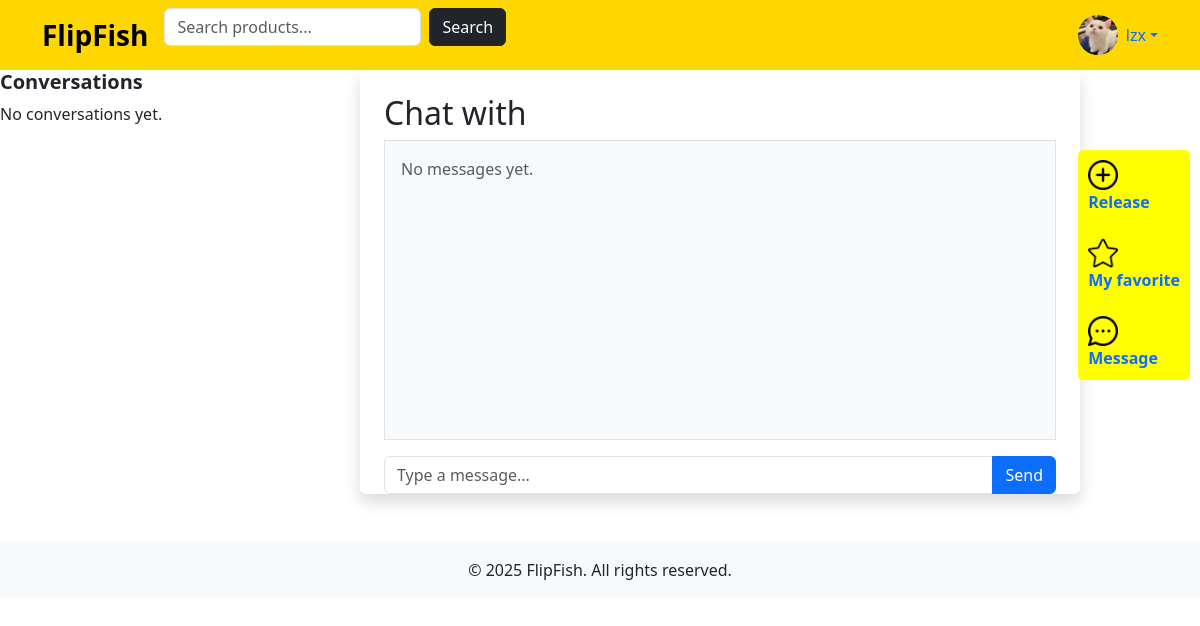
The app's page /message/chat/ (signed in), older data.
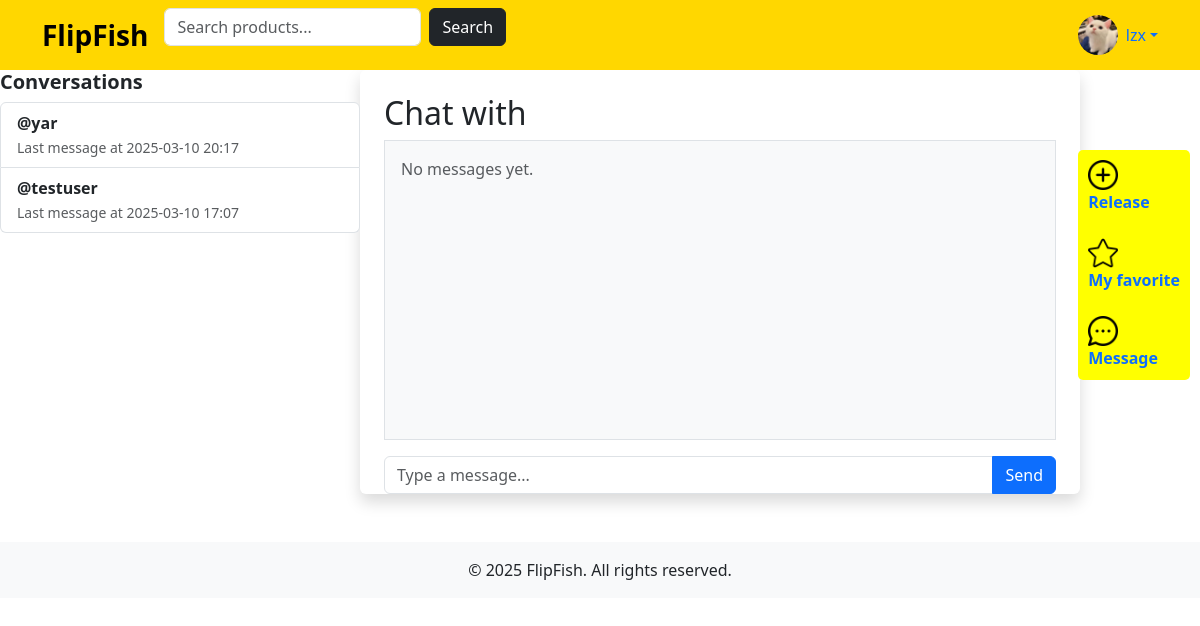
The same page, newer data.
### apps/users/models.py (models this page shows)
class User(AbstractUser):
    phone = models.CharField(max_length=15, unique=True)
    address = models.TextField(blank=True, null=True)
    email = models.EmailField(unique=True, blank=True, null=True)
    profile_image = models.ImageField(upload_to="profile_images/", blank=True, null=True)
    balance = models.DecimalField(max_digits=10, decimal_places=2, default=0.00)  # 账户余额

### apps/messagings/models.py (models this page shows)
class Message(models.Model):
    sender = models.ForeignKey('users.User', on_delete=models.CASCADE, related_name="sent_messages")
    receiver = models.ForeignKey('users.User', on_delete=models.CASCADE, related_name="received_messages")
    product = models.ForeignKey('listings.Product', on_delete=models.CASCADE, related_name="messages", null=True, blank=True)
    content = models.TextField()
    timestamp = models.DateTimeField(auto_now_add=True)
    is_read = models.BooleanField(default=False)

### apps/messagings/views.py (the view)
# urls.py: path('chat/', chat, name='chat'),
@login_required
def chat(request):
    current_user = request.user
    messages_qs = Message.objects.filter(Q(sender=current_user) | Q(receiver=current_user))
    conversation_set = {}
    for msg in messages_qs.select_related('sender','receiver','product'):
        other_user = msg.receiver if msg.sender == current_user else msg.sender
        key = other_user.id
        if key not in conversation_set:
            conversation_set[key] = {
                "other_user": other_user,
                "last_timestamp": msg.timestamp
            }
        else:
            if msg.timestamp > conversation_set[key]["last_timestamp"]:
                conversation_set[key]["last_timestamp"] = msg.timestamp
    conversation_list = sorted(
        conversation_set.values(),
        key=lambda x: x["last_timestamp"],
        reverse=True
    )
    return render(request, "chat.html", {
        "conversation_list": conversation_list,
        "chat_messages": None,  # 不展示具体对话
    })

### apps/messagings/templates/chat.html (shortened to what this page needs)
{% extends "base.html" %}
{% load static %}
{% block content %}
<div class="col-md-4">
    <h5 class="fw-bold">Conversations</h5>
    <div class="list-group">
        {% if conversation_list %}
            {% for convo in conversation_list %}
                <a href="{% if convo.product %}{% url 'messagings:chat_with_seller_product' convo.other_user.id convo.product.id %}{% else %}{% url 'messagings:chat_with_seller' convo.other_user.id %}{% endif %}"
                   class="list-group-item list-group-item-action {% if seller and seller.id == convo.other_user.id and product and product.id == convo.product.id %}active{% endif %}">
                    <div>
                        <strong>@{{ convo.other_user.username }}</strong>
                    </div>
                    <small class="text-muted">
                        Last message at {{ convo.last_timestamp|date:"Y-m-d H:i" }}
                    </small>
                </a>
            {% endfor %}
        {% else %}
            <p>No conversations yet.</p>
        {% endif %}
    </div>
</div>
{% endblock %}
{% block main %}
<div class="container mt-4">
    <h2>Chat with {{ seller.username }}{% if product %} about "{{ product.title }}"{% endif %}</h2>
    <div class="bg-light border p-3 mb-3" style="height: 300px; overflow-y: auto;" id="message-box">
        {% if chat_messages %}
            {% for msg in chat_messages %}
                <div class="mb-2 {% if msg.sender == request.user %}text-end{% else %}text-start{% endif %}">
                    <span class="badge bg-secondary">{{ msg.sender.username }}</span>
                    <span>{{ msg.content }}</span><br>
                    <small class="text-muted">{{ msg.timestamp|date:"Y-m-d H:i:s" }}</small>
                </div>
            {% endfor %}
        {% else %}
            <p class="text-muted">No messages yet.</p>
        {% endif %}
    </div>
    <form method="POST">
        <div class="input-group">
            <input type="text" name="content" class="form-control" placeholder="Type a message...">
            <button class="btn btn-primary">Send</button>
        </div>
    </form>
</div>
{% endblock %}

### templates/base.html (shortened to what this page needs)
{% load static %}
<!DOCTYPE html>
<html lang="en">
<head>
    <link rel="stylesheet" href="https://cdn.jsdelivr.net/npm/bootstrap@5.3.0/dist/css/bootstrap.min.css">
</head>
<body>
<nav class="navbar navbar-expand-lg navbar-light">
    <div class="container">
        <a class="navbar-brand fw-bold fs-3" href="{% url 'listings:index' %}">FlipFish</a>
        <form method="GET" action="{% url 'listings:index' %}" class="d-flex mb-3">
            <input class="form-control me-2" type="search" placeholder="Search products..." name="q"
                   value="{{ request.GET.q }}">
            <button class="btn btn-dark" type="submit">Search</button>
        </form>
        <div class="ms-auto d-flex align-items-center">
            {% if user.is_authenticated %}
                <div class="dropdown">
                    <a class="d-flex align-items-center text-decoration-none dropdown-toggle" href="#" role="button"
                       id="userDropdown" data-bs-toggle="dropdown" aria-expanded="false">
                        {% if user.profile_image %}
                            <img src="{{ user.profile_image.url }}" alt="Profile Image" class="rounded-circle me-2"
                                 width="40" height="40">
                        {% else %}
                            <img src="{% static 'image/default-avatar.jpg' %}" alt="Default Avatar"
                                 class="rounded-circle me-2"
                                 width="40" height="40">
                        {% endif %}
                        <span>{{ user.username }}</span>
                    </a>
                </div>
            {% else %}
                <a class="btn btn-outline-dark me-2" href="{% url 'users:login' %}">Login</a>
                <a class="btn btn-dark" href="{% url 'users:register' %}">Sign Up</a>
            {% endif %}
        </div>
    </div>
</nav>
<div class="main-layout-container">
    {% block content %}{% endblock %}
    <main class="container bg - white p - 4 rounded shadow - sm">
        {% block main %}{% endblock %}
    </main>
</div>
<div class="favorite-sidebar">
    <img src="{% static 'image/add.png' %}" height="30">
    <br>
    <a href="{% url 'listings:new_product' %}" onclick="return checkLogin();"
       style="text-decoration: none;"><strong>Release</strong></a>
    <br><br>
    <img src="{% static 'image/favorite.png' %}" height="30">
    <br>
    <a href="{% url 'users:my_wishlist' %}" onclick="return checkLogin();" style="text-decoration: none;"><strong>My
        favorite</strong></a>
    <br><br>
    <img src="{% static 'image/messenger.png' %}" height="30"><br>
    <a href="{% url 'messagings:chat' %}" onclick="return checkLogin();" style="text-decoration: none;"><strong>Message</strong></a><br>
</div>
<footer class="py-3 bg-light text-center mt-5">
    <p class="mb-0">© 2025 FlipFish. All rights reserved.</p>
</footer>
</body>
</html>

### templates/base.html (style rules this page uses)
.navbar { background-color: #FFD700; }
.favorite-sidebar { position: fixed; right: 10px; top: 150px; background-color: yellow; padding: 10px; border-radius: 5px; }
.main-layout-container { display: flex; flex-direction: row; margin-right: 120px; }

Row changes from the older to the newer data that the page shows:
added User: other_user.username "yar", last_timestamp "2025-03-10 20:17"
now on this page (row unchanged): User: other_user.username "testuser", last_timestamp "2025-03-10 17:07"
Text that changed along with them:
text no longer shown: "No conversations yet."
